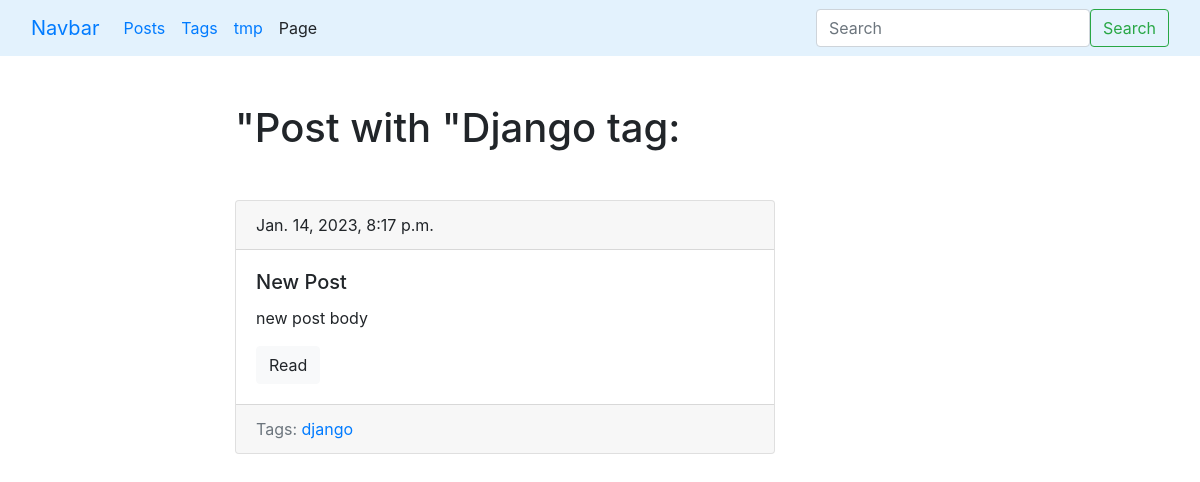
Before: /blog/tag/django/ with the older database file.
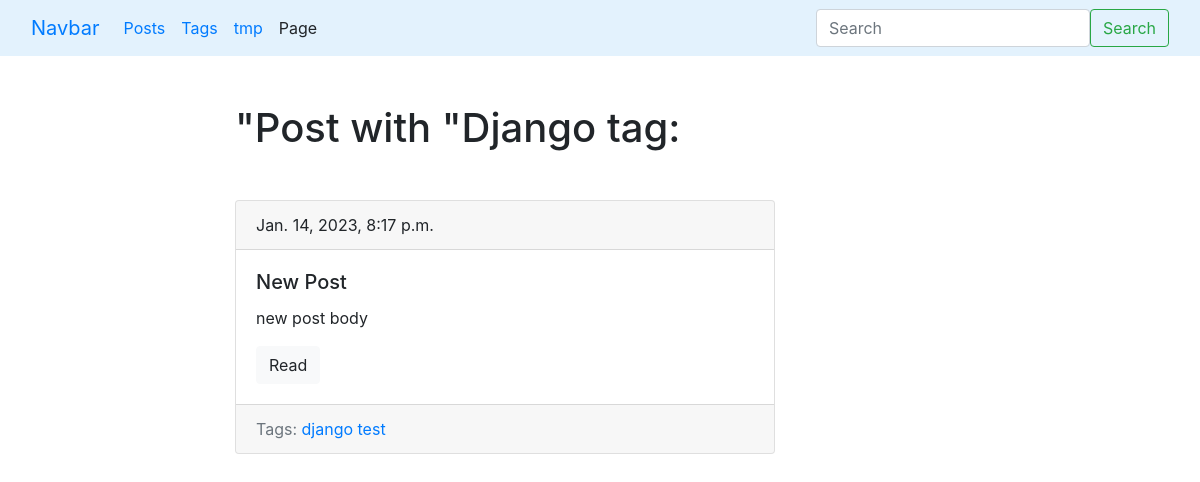
After: the same page with the newer database file.
### blog/models.py (models this page shows, shortened)
class Post(models.Model):
    title = models.CharField(max_length=150, db_index=True)
    slug = models.SlugField(max_length=150, blank=True, unique=True)
    body = models.TextField(blank=True, db_index=True)
    tags = models.ManyToManyField('Tag', blank=True, related_name='posts')
    date_pub = models.DateTimeField(auto_now_add=True)
    def get_absolute_url(self):
        return reverse('post_detail_url', kwargs={'slug': self.slug})

class Tag(models.Model):
    title = models.CharField(max_length=128)
    slug = models.SlugField(max_length=128, unique=True)
    def get_absolute_url(self):
        return reverse('tag_detail_url', kwargs={'slug': self.slug})

### blog/views.py (the view)
# urls.py: path('tag/<str:slug>/', TagDetail.as_view(), name='tag_detail_url'),
class TagDetail(ObjectDetailMixin, View):
    model = Tag
    template = 'blog/tag_detail.html'

### blog/utils.py (called while the page is built)
    def get(self, request, slug):
        obj = get_object_or_404(self.model, slug__iexact=slug)
        context = {
            self.model.__name__.lower(): obj
        }
        return render(request, self.template, context)

### blog/templates/blog/tag_detail.html (shortened to what this page needs)
{% extends 'blog/base.html' %}
{% block content %}
<h1 class="mb-5">"Post with "{{ tag.title|title }} tag:</h1>
    {% for post in tag.posts.all %}
        {% include 'blog/includes/post_card_template.html' %}
    {% endfor %}
{% endblock %}

### blog/templates/blog/includes/post_card_template.html
        <div class="card mb-4">
            <div class="card-header">
                {{ post.date_pub }}
            </div>
            <div class="card-body">
                <h5 class="card-title">{{ post.title }}</h5>
                <p class="card-text">{{ post.body|truncatewords:15 }}</p>
                <a href="{{ post.get_absolute_url }}" class="btn btn-light">Read</a>
            </div>
            <div class="card-footer text-muted">
            Tags:
                {%  for tag in post.tags.all %}
                    <a href="{{ tag.get_absolute_url }}">{{ tag.title }}</a>
                {% endfor %}
            </div>
        </div>

Changed rows visible on the page:
added Tag: title "test"
